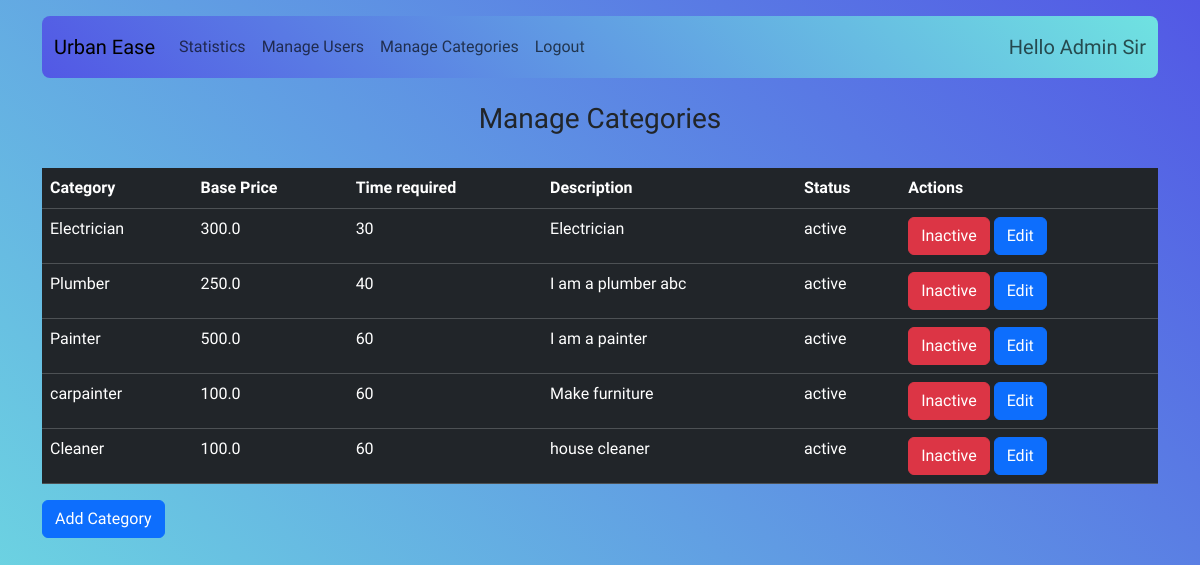
Page /managecategories (signed in) on the committed database.
### application/model.py (models this page shows)
class ServiceCategory(db.Model):
    id = db.Column(db.Integer, primary_key=True)
    name = db.Column(db.String(80), nullable=False)
    base_price = db.Column(db.Float, nullable=False)
    time_required = db.Column(db.Integer, nullable=False)
    description = db.Column(db.String(80), nullable=False)
    status = db.Column(db.String(80), nullable=False)

### application/routes.py (the view)
@app.route('/managecategories')
@login_required
def managecategories():
    service_categories = ServiceCategory.query.all()
    return render_template('admin_categories.html', service_categories=service_categories)

### application/model.py (called while the page is built)
    @property
    def is_active(self):
        if self.role == 'customer':
            return self.customer_det.status == 'active'
        elif self.role == 'service_professional':
            return self.service_professional_det.status == 'approved'
        elif self.role == 'admin':
            return True
        return False  # For any other role, return False or handle accordingly

### application/routes.py (called while the page is built)
@login_manager.user_loader
def load_user(user_id):
    return User.query.get(int(user_id))

### templates/admin_categories.html (shortened to what this page needs)
{% if session['role']=='admin' %}
{% extends 'base.html' %}
{% block content %}
<h1 class="h3 text-center">Manage Categories</h1>
<div class="table-responsive" style="max-height: 500px; overflow-y: auto;">
  <table class="table table-dark table-hover mt-4">
    <thead>
      <tr>
        <th scope="col">Category</th>
        <th scope="col">Base Price</th>
        <th scope="col">Time required</th>
        <th scope="col">Description</th>
        <th scope="col">Status</th>
        <th scope="col">Actions</th>
      </tr>
    </thead>
    <tbody>
      {% for category in service_categories %}
      <tr>
        <td scope="row">{{ category.name }}</td>
        <td scope="row">{{ category.base_price }}</td>
        <td scope="row">{{ category.time_required }}</td>
        <td scope="row">{{ category.description }}</td>
        <td scope="row">{{ category.status }}</td>
        <td scope="row">
          {% if category.status == 'active' %}
          <a href="{{ url_for('deletecategory', id=category.id) }}" class="btn btn-danger">Inactive</a>
          {% else %}
          <a href="{{ url_for('activecategory', id=category.id) }}" class="btn btn-success">Active</a>
          {% endif %}
          {% if category.status == 'active' %}
          <button type="button" class="btn btn-primary" data-bs-toggle="modal" data-bs-target="#editModal{{ category.id }}">
            Edit
          </button>
          {% endif %}
        </td>
      </tr>
      {% endfor %}
    </tbody>
  </table>
  <a href="{{ url_for('addcategory') }}" class="btn btn-primary">Add Category</a>
</div>
{% endblock %}
{% else %}
<h1>Access Denied</h1>
<p>You do not have permission to access this page</p>
<a href="{{ url_for('home') }}">Go back to home</a>
{% endif %}

### static/styles.css (style rules this page uses)
body { font-family: "Funnel Display", sans-serif; font-optical-sizing: auto; font-weight: 450; font-style: normal; }

### rows in the picture
ServiceCategory: name "Electrician", base_price "300.0", time_required "30", description "Electrician", status "active"
ServiceCategory: name "Plumber", base_price "250.0", time_required "40", description "I am a plumber abc", status "active"
ServiceCategory: name "Painter", base_price "500.0", time_required "60", description "I am a painter", status "active"
ServiceCategory: name "carpainter", base_price "100.0", time_required "60", description "Make furniture", status "active"
ServiceCategory: name "Cleaner", base_price "100.0", time_required "60", description "house cleaner", status "active"

### other values in the picture
{{ session.get('name') }} "Admin Sir"
